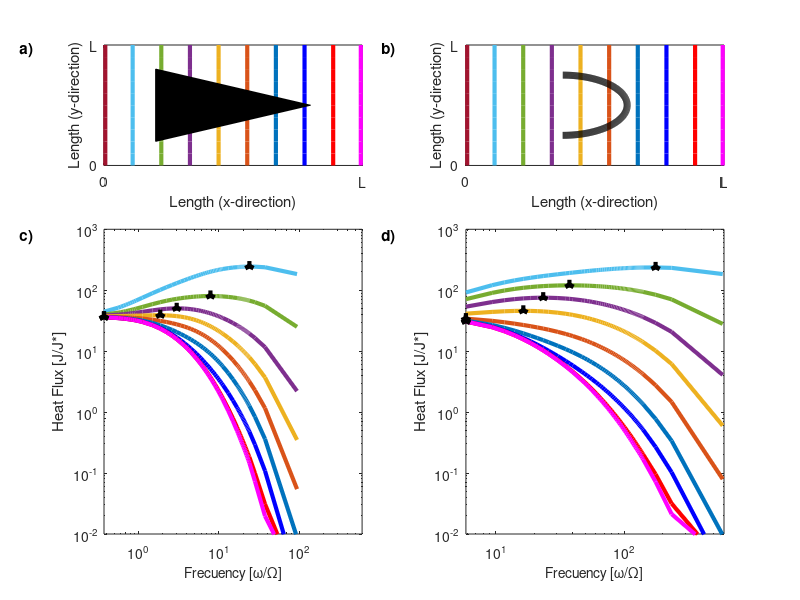

Write the MATLAB code that produced this figure.
%%%%%%%%%%%%%%%%%%%%Editar Grafico%%%%%%%%%%%%%%%%%%%%%%%%%%%%%%%%%%%
lw = 3; %LineWidth
mz = 7; %MarkSize

%%%%%%%%%%%%%%%%%%%%%%%Posiciones de medición$$$$$$$$$$$$$$$$$$$$$$$$$
x0=[1,1,1,1,1,1,1,1,1,1,1];
x1=[22.2,22.2,22.2,22.2,22.2,22.2,22.2,22.2,22.2,22.2,22.2];
x2=[44.4,44.4,44.4,44.4,44.4,44.4,44.4,44.4,44.4,44.4,44.4];
x3=[66.6,66.6,66.6,66.6,66.6,66.6,66.6,66.6,66.6,66.6,66.6];
x4=[88.8,88.8,88.8,88.8,88.8,88.8,88.8,88.8,88.8,88.8,88.8];
x5=[111,111,111,111,111,111,111,111,111,111,111];
x6=[133.2,133.2,133.2,133.2,133.2,133.2,133.2,133.2,133.2,133.2,133.2];
x7=[155.4,155.4,155.4,155.4,155.4,155.4,155.4,155.4,155.4,155.4,155.4];
x8=[177.6,177.6,177.6,177.6,177.6,177.6,177.6,177.6,177.6,177.6,177.6];
x9=[199,199,199,199,199,199,199,199,199,199,199];
y1=[0,20,40,60,80,100,120,140,160,180,200];

%%%%%%%%%%%%%%%%%%%%%%%%Figura medialuna%%%%%%%%%%%%%%%%%%%%%%%%%%%%%%
r = 50;
phi = -pi/2:0.01:pi/2;
x_1 = r*cos(phi)+75;
y_1 = r*sin(phi)+100;

%%%%%%%%%%%%%%%%%%%%%%%%Figura triángulo%%%%%%%%%%%%%%%%%%%%%%%%%%%%%%
a=[40,40];
b=[40,160];
c=[160,100];
x=[a(1) b(1) c(1) a(1)];
y=[a(2) b(2) c(2) a(2)];

%%%%%%%%%%%%%%%%%%%%%%  Gráfico Triángulo  %%%%%%%%%%%%%%%%%%%%%%%%%%
subplot(3,2,1)
plot(x0,y1,'-','LineWidth',lw,'color',[162/255,20/255,47/255],'MarkerSize',mz);
hold on
plot(x1,y1,'-','LineWidth',lw,'color',[77/255,190/255,238/255],'MarkerSize',mz);
plot(x2,y1,'-','LineWidth',lw,'color',[119/255,172/255,48/255],'MarkerSize',mz);
plot(x3,y1,'-','LineWidth',lw,'color',[126/255,47/255,142/255],'MarkerSize',mz);
plot(x4,y1,'-','LineWidth',lw,'color',[237/255,177/255,32/255],'MarkerSize',mz);
plot(x5,y1,'-','LineWidth',lw,'color',[217/255,83/255,25/255],'MarkerSize',mz);
plot(x6,y1,'-','LineWidth',lw,'color',[0/255,114/255,189/255],'MarkerSize',mz);
plot(x7,y1,'-','LineWidth',lw,'color','b','MarkerSize',mz);
plot(x8,y1,'-','LineWidth',lw,'color','r','MarkerSize',mz);
plot(x9,y1,'-','LineWidth',lw,'color','m','MarkerSize',mz);
triangulo=patch(x,y,'black');
hold off
xlim([0 200])
ylim([0 200])
xlabel('Length (x-direction)')
%xticks([1,22.2,44.4,66.6,88.8,111.1,133.2,155.4,177.6,199.19])
%xticklabels({'0','L/9','2L/9','L/3','4L/9','5L/9','2L/3','7L/9','8L/9','L'})
xticks([0,200])
xticklabels({'0','L'})
yticks([0,200])
yticklabels({'0','L'})
ylabel('Length (y-direction)')
t = title('a)', 'Units', 'normalized', 'Position', [-0.3, 0.9, 0]); % Set Title with correct Position
%axis equal;
%%%%%%%%%%%%%%%%%%%%%  Gráfico Medialuna  %%%%%%%%%%%%%%%%%%%%%%%%
subplot(3,2,2)
plot(x0,y1,'-','LineWidth',lw,'color',[162/255,20/255,47/255],'MarkerSize',mz);
hold on
plot(x1,y1,'-','LineWidth',lw,'color',[77/255,190/255,238/255],'MarkerSize',mz);
plot(x2,y1,'-','LineWidth',lw,'color',[119/255,172/255,48/255],'MarkerSize',mz);
plot(x3,y1,'-','LineWidth',lw,'color',[126/255,47/255,142/255],'MarkerSize',mz);
plot(x4,y1,'-','LineWidth',lw,'color',[237/255,177/255,32/255],'MarkerSize',mz);
plot(x5,y1,'-','LineWidth',lw,'color',[217/255,83/255,25/255],'MarkerSize',mz);
plot(x6,y1,'-','LineWidth',lw,'color',[0/255,114/255,189/255],'MarkerSize',mz);
plot(x7,y1,'-','LineWidth',lw,'color','b','MarkerSize',mz);
plot(x8,y1,'-','LineWidth',lw,'color','r','MarkerSize',mz);
plot(x9,y1,'-','LineWidth',lw,'color','m','MarkerSize',mz);
plot(x_1,y_1,'b','LineWidth',5,'color','k','MarkerSize',mz);
hold off
xlim([0 200])
ylim([0 200])
xlabel('Length (x-direction)')
%xticks([1,22.2,44.4,66.6,88.8,111.1,133.2,155.4,177.6,199.19])
%xticklabels({'0','L/9','2L/9','L/3','4L/9','5L/9','2L/3','7L/9','8L/9','L'})
xticks([0,200])
xticklabels({'0','L'})
yticks([0,200])
yticklabels({'0','L'})
ylabel('Length (y-direction)')
t = title('b)', 'Units', 'normalized', 'Position', [-0.3, 0.9, 0]); % Set Title with correct Position
%axis equal;
%%%%%%%%%%%%%%%%%%%  Gráfico Triangulo 0.5  %%%%%%%%%%%%%%%%%%%%%%%
subplot(3,2,[3,5])
Array=csvread('salida - Triangulo - 0.5.csv');
A  = Array(:, 4);
AA = Array(:, 24);
BA = Array(:, 6);
CA = Array(:, 7);
DA = Array(:, 8);
EA = Array(:, 9);
FA = Array(:, 10);
GA = Array(:, 11);
HA = Array(:, 12);
IA = Array(:, 13);
JA = Array(:, 14);


%plot(A, AA,'-x','LineWidth',lw,'color',[162/255,20/255,47/255],'MarkerSize',mz)
%hold on
loglog(A,BA,'-','LineWidth',lw,'color',[77/255,190/255,238/255],'MarkerSize',mz);
hold on
loglog(A,CA,'-','LineWidth',lw,'color',[119/255,172/255,48/255],'MarkerSize',mz);
loglog(A,DA,'-','LineWidth',lw,'color',[126/255,47/255,142/255],'MarkerSize',mz);
loglog(A,EA,'-','LineWidth',lw,'color',[237/255,177/255,32/255],'MarkerSize',mz);
loglog(A,FA,'-','LineWidth',lw,'color',[217/255,83/255,25/255],'MarkerSize',mz);
loglog(A,GA,'-','LineWidth',lw,'color',[0/255,114/255,189/255],'MarkerSize',mz);
loglog(A,HA,'-','LineWidth',lw,'color','b','MarkerSize',mz);
loglog(A,IA,'-','LineWidth',lw,'color','r','MarkerSize',mz);
loglog(A,JA,'-','LineWidth',lw,'color','m','MarkerSize',mz);

[CA_max,index] = max(CA);
A_max=A(index);
plot(A_max,CA_max,'v','MarkerSize',3,'LineWidth',5,'color','k');

[BA_max,index] = max(BA);
A_max=A(index);
plot(A_max,BA_max,'v','MarkerSize',3,'LineWidth',5,'color','k');

[DA_max,index] = max(DA);
A_max=A(index);
plot(A_max,DA_max,'v','MarkerSize',3,'LineWidth',5,'color','k');

[EA_max,index] = max(EA);
A_max=A(index);
plot(A_max,EA_max,'v','MarkerSize',3,'LineWidth',5,'color','k');

[FA_max,index] = max(FA);
A_max=A(index);
plot(A_max,FA_max,'v','MarkerSize',3,'LineWidth',5,'color','k');

[GA_max,index] = max(GA);
A_max=A(index);
plot(A_max,GA_max,'v','MarkerSize',3,'LineWidth',5,'color','k');

[HA_max,index] = max(HA);
A_max=A(index);
plot(A_max,HA_max,'v','MarkerSize',3,'LineWidth',5,'color','k');


hold off
xlim([0 600])
ylabel('Heat Flux [J/J*]')
xlabel('Frecuency [\omega/\Omega]','FontSize',10)
set(gca,'YScale','log')
ylim([0.01 1000])
t = title('c)', 'Units', 'normalized', 'Position', [-0.3, 0.95, 0]); % Set Title with correct Position

%%%%%%%%%%%%%%%%%%%  Gráfico Medialuna 0.5  %%%%%%%%%%%%%%%%%%%%%%%
subplot(3,2,[4,6])

Array=csvread('salida - Medialuna - 0.5.csv');
A1 = Array(:, 4);
AA1 = Array(:, 24);
BA1 = Array(:, 6);
CA1 = Array(:, 7);
DA1 = Array(:, 8);
EA1 = Array(:, 9);
FA1 = Array(:, 10);
GA1 = Array(:, 11);
HA1 = Array(:, 12);
IA1 = Array(:, 13);
JA1 = Array(:, 14);

%plot(A, AA,'-x','LineWidth',lw,'color',[162/255,20/255,47/255],'MarkerSize',mz)
%hold on
loglog(A1,BA1,'-','LineWidth',lw,'color',[77/255,190/255,238/255],'MarkerSize',mz);
hold on
loglog(A1,CA1,'-','LineWidth',lw,'color',[119/255,172/255,48/255],'MarkerSize',mz);
loglog(A1,DA1,'-','LineWidth',lw,'color',[126/255,47/255,142/255],'MarkerSize',mz);
loglog(A1,EA1,'-','LineWidth',lw,'color',[237/255,177/255,32/255],'MarkerSize',mz);
loglog(A1,FA1,'-','LineWidth',lw,'color',[217/255,83/255,25/255],'MarkerSize',mz);
loglog(A1,GA1,'-','LineWidth',lw,'color',[0/255,114/255,189/255],'MarkerSize',mz);
loglog(A1,HA1,'-','LineWidth',lw,'color','b','MarkerSize',mz);
loglog(A1,IA1,'-','LineWidth',lw,'color','r','MarkerSize',mz);
loglog(A1,JA1,'-','LineWidth',lw,'color','m','MarkerSize',mz);

[CA1_max,index] = max(CA1);
A1_max=A1(index);
plot(A1_max,CA1_max,'v','MarkerSize',3,'LineWidth',5,'color','k');

[BA1_max,index] = max(BA1);
A1_max=A1(index);
plot(A1_max,BA1_max,'v','MarkerSize',3,'LineWidth',5,'color','k');

[DA1_max,index] = max(DA1);
A1_max=A1(index);
plot(A1_max,DA1_max,'v','MarkerSize',3,'LineWidth',5,'color','k');

[EA1_max,index] = max(EA1);
A1_max=A1(index);
plot(A1_max,EA1_max,'v','MarkerSize',3,'LineWidth',5,'color','k');

[FA1_max,index] = max(FA1);
A1_max=A1(index);
plot(A1_max,FA1_max,'v','MarkerSize',3,'LineWidth',5,'color','k');

[GA1_max,index] = max(GA1);
A1_max=A1(index);
plot(A1_max,GA1_max,'v','MarkerSize',3,'LineWidth',5,'color','k');

[HA1_max,index] = max(HA1);
A1_max=A1(index);
plot(A1_max,HA1_max,'v','MarkerSize',3,'LineWidth',5,'color','k');


hold off
xlim([0 600])
ylabel('Heat Flux [J/J*]')
xlabel('Frecuency [\omega/\Omega]','FontSize',10)
set(gca,'YScale','log')
ylim([0.01 1000])
t = title('d)', 'Units', 'normalized', 'Position', [-0.3, 0.95, 0]); % Set Title with correct Position

x0=10;
y0=10;
width=500;
height=700
set(gcf,'position',[x0,y0,width,height])
